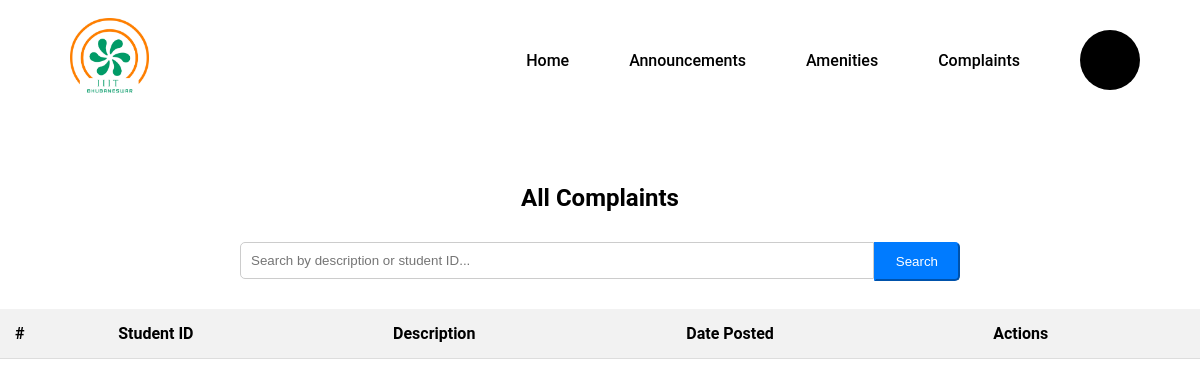
The page /faculty/complaints/ on the database as committed earlier.
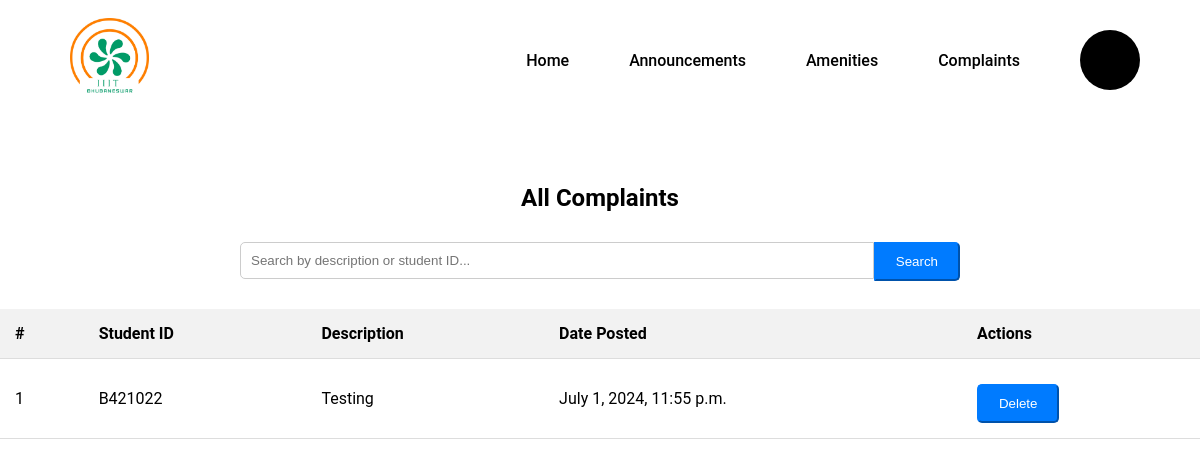
The same page on the database as committed later.
### users/models.py (models this page shows, shortened)
class Complaint(models.Model):
    student_id = models.CharField(max_length=20)
    description = models.TextField()
    date_created = models.DateTimeField(auto_now_add=True)

### users/views.py (the view)
# urls.py: path('faculty/complaints/', views.faculty_complaints_list, name='faculty_complaints_list'),
def faculty_complaints_list(request):
    query = request.GET.get('search_query')
    if query:
        complaints = Complaint.objects.filter(
            Q(student_id__icontains=query) |
            Q(description__icontains=query)
        )
    else:
        complaints = Complaint.objects.all().order_by('-date_created')  # Newest complaints first
    context = {
        'complaints': complaints,
    }
    return render(request, 'faculty_complaints_list.html', context)

### users/context_processors.py (called while the page is built)
def cloak_room_settings(request):
    settings = CloakRoomSettings.objects.first()
    return {
        'settings': settings
    }

### users/templates/faculty_complaints_list.html (shortened to what this page needs)
{% extends 'faculty_base.html' %}
{% block content %}
<div class="container mt-4">
    {% load static %}
    <link rel="stylesheet" href="{% static 'css/complaints.css' %}">
    <h2>All Complaints</h2>
    <div class="row mb-3 justify-content-center">
        <div class="col-md-12">
            <form method="GET" action="{% url 'faculty_complaints_list' %}" class="form-inline search-bar">
                <div class="input-group">
                    <input type="text" class="form-control form-control-lg" name="search_query" placeholder="Search by description or student ID..." value="{{ request.GET.search_query }}">
                    <div class="input-group-append">
                        <button type="submit" class="btn btn-primary btn-lg">Search</button>
                    </div>
                </div>
            </form>
        </div>
    </div>
    <table class="table table-striped mt-3">
        <thead>
            <tr>
                <th>#</th>
                <th>Student ID</th>
                <th>Description</th>
                <th>Date Posted</th>
                <th>Actions</th>
            </tr>
        </thead>
        <tbody>
            {% for complaint in complaints %}
            <tr>
                <td>{{ forloop.counter }}</td>
                <td>{{ complaint.student_id|capfirst }}</td>
                <td>{{ complaint.description|capfirst }}</td>
                <td>{{ complaint.date_created }}</td>
                <td>
                    <form action="{% url 'delete_complaint' complaint.id %}" method="post" style="display: inline;">
                        <button type="submit" class="btn btn-primary btn-lg">Delete</button>
                    </form>
                </td>
            </tr>
            {% endfor %}
        </tbody>
    </table>
</div>
{% endblock %}

Rows that differ between the two databases and show on the page:
added Complaint: student_id "B421022", description "Testing", date_created "July 1, 2024, 11:55 p.m."
